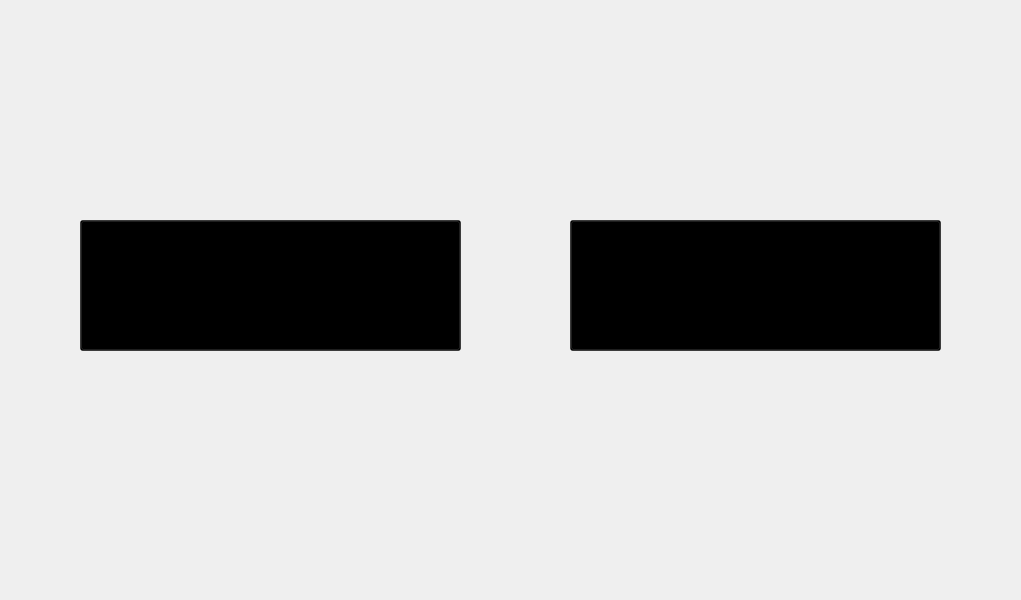
<?xml version="1.0" encoding="UTF-8"?>
<ui version="4.0">
 <class>Form</class>
 <widget class="QWidget" name="Form">
  <property name="enabled">
   <bool>true</bool>
  </property>
  <property name="geometry">
   <rect>
    <x>0</x>
    <y>0</y>
    <width>1021</width>
    <height>600</height>
   </rect>
  </property>
  <property name="windowTitle">
   <string>Form</string>
  </property>
  <widget class="QStackedWidget" name="stackedWidget">
   <property name="geometry">
    <rect>
     <x>0</x>
     <y>0</y>
     <width>1024</width>
     <height>600</height>
    </rect>
   </property>
   <property name="currentIndex">
    <number>2</number>
   </property>
   <widget class="QWidget" name="page">
    <widget class="QLabel" name="label_bg1">
     <property name="geometry">
      <rect>
       <x>0</x>
       <y>0</y>
       <width>1024</width>
       <height>600</height>
      </rect>
     </property>
     <property name="text">
      <string/>
     </property>
     <property name="pixmap">
      <pixmap>1.gif</pixmap>
     </property>
     <property name="scaledContents">
      <bool>true</bool>
     </property>
    </widget>
    <widget class="QPushButton" name="Button_01">
     <property name="geometry">
      <rect>
       <x>0</x>
       <y>0</y>
       <width>1024</width>
       <height>600</height>
      </rect>
     </property>
     <property name="styleSheet">
      <string notr="true">
background-color : rgba(0, 0, 0, 50%)</string>
     </property>
     <property name="text">
      <string/>
     </property>
    </widget>
   </widget>
   <widget class="QWidget" name="page_2">
    <widget class="QLabel" name="label_bg2">
     <property name="geometry">
      <rect>
       <x>0</x>
       <y>0</y>
       <width>1021</width>
       <height>601</height>
      </rect>
     </property>
     <property name="text">
      <string/>
     </property>
     <property name="pixmap">
      <pixmap>02.jpg</pixmap>
     </property>
     <property name="scaledContents">
      <bool>true</bool>
     </property>
    </widget>
    <widget class="QPushButton" name="Button_2">
     <property name="geometry">
      <rect>
       <x>760</x>
       <y>480</y>
       <width>201</width>
       <height>61</height>
      </rect>
     </property>
     <property name="styleSheet">
      <string notr="true">
background-color : rgba(0, 0, 0, 50%)</string>
     </property>
     <property name="text">
      <string/>
     </property>
    </widget>
   </widget>
   <widget class="QWidget" name="page_3">
    <widget class="QLabel" name="label_bg3">
     <property name="geometry">
      <rect>
       <x>0</x>
       <y>0</y>
       <width>1021</width>
       <height>601</height>
      </rect>
     </property>
     <property name="text">
      <string/>
     </property>
     <property name="pixmap">
      <pixmap>00.jpg</pixmap>
     </property>
     <property name="scaledContents">
      <bool>true</bool>
     </property>
    </widget>
    <widget class="QPushButton" name="Button_3">
     <property name="geometry">
      <rect>
       <x>80</x>
       <y>220</y>
       <width>381</width>
       <height>131</height>
      </rect>
     </property>
     <property name="styleSheet">
      <string notr="true">
background-color : rgba(0, 0, 0, 50%)</string>
     </property>
     <property name="text">
      <string/>
     </property>
    </widget>
    <widget class="QPushButton" name="Button_4">
     <property name="geometry">
      <rect>
       <x>570</x>
       <y>220</y>
       <width>371</width>
       <height>131</height>
      </rect>
     </property>
     <property name="styleSheet">
      <string notr="true">
background-color : rgba(0, 0, 0, 50%)</string>
     </property>
     <property name="text">
      <string/>
     </property>
    </widget>
   </widget>
   <widget class="QWidget" name="page_4">
    <widget class="QLabel" name="label_bg4">
     <property name="geometry">
      <rect>
       <x>0</x>
       <y>0</y>
       <width>1021</width>
       <height>601</height>
      </rect>
     </property>
     <property name="text">
      <string/>
     </property>
     <property name="pixmap">
      <pixmap>03.gif</pixmap>
     </property>
     <property name="scaledContents">
      <bool>true</bool>
     </property>
    </widget>
    <widget class="QPushButton" name="Button_5">
     <property name="geometry">
      <rect>
       <x>580</x>
       <y>60</y>
       <width>381</width>
       <height>131</height>
      </rect>
     </property>
     <property name="styleSheet">
      <string notr="true">
background-color : rgba(0, 0, 0, 50%)</string>
     </property>
     <property name="text">
      <string/>
     </property>
    </widget>
    <widget class="QPushButton" name="Button_6">
     <property name="geometry">
      <rect>
       <x>590</x>
       <y>410</y>
       <width>381</width>
       <height>131</height>
      </rect>
     </property>
     <property name="styleSheet">
      <string notr="true">
background-color : rgba(0, 0, 0, 50%)</string>
     </property>
     <property name="text">
      <string/>
     </property>
    </widget>
   </widget>
   <widget class="QWidget" name="page_5">
    <widget class="QLabel" name="label_bg5">
     <property name="geometry">
      <rect>
       <x>0</x>
       <y>0</y>
       <width>1021</width>
       <height>601</height>
      </rect>
     </property>
     <property name="text">
      <string/>
     </property>
     <property name="pixmap">
      <pixmap>3161227.jpg</pixmap>
     </property>
     <property name="scaledContents">
      <bool>true</bool>
     </property>
    </widget>
    <widget class="QPushButton" name="Button_7">
     <property name="geometry">
      <rect>
       <x>0</x>
       <y>0</y>
       <width>1024</width>
       <height>600</height>
      </rect>
     </property>
     <property name="styleSheet">
      <string notr="true">
background-color : rgba(0, 0, 0, 50%)</string>
     </property>
     <property name="text">
      <string/>
     </property>
    </widget>
   </widget>
   <widget class="QWidget" name="page_6">
    <widget class="QLabel" name="label_bg6">
     <property name="geometry">
      <rect>
       <x>0</x>
       <y>0</y>
       <width>1021</width>
       <height>601</height>
      </rect>
     </property>
     <property name="text">
      <string/>
     </property>
     <property name="pixmap">
      <pixmap>1.gif</pixmap>
     </property>
     <property name="scaledContents">
      <bool>true</bool>
     </property>
    </widget>
    <widget class="QLabel" name="device_type">
     <property name="geometry">
      <rect>
       <x>250</x>
       <y>140</y>
       <width>161</width>
       <height>41</height>
      </rect>
     </property>
     <property name="whatsThis">
      <string>&lt;html&gt;&lt;head/&gt;&lt;body&gt;&lt;p&gt;&lt;span style=&quot; font-size:22pt;&quot;&gt;Device_type&lt;/span&gt;&lt;/p&gt;&lt;/body&gt;&lt;/html&gt;</string>
     </property>
     <property name="styleSheet">
      <string notr="true">font: 22pt &quot;MS Shell Dlg 2&quot;;</string>
     </property>
     <property name="text">
      <string>Device_type</string>
     </property>
    </widget>
    <widget class="QRadioButton" name="radio_out">
     <property name="geometry">
      <rect>
       <x>140</x>
       <y>240</y>
       <width>81</width>
       <height>51</height>
      </rect>
     </property>
     <property name="acceptDrops">
      <bool>false</bool>
     </property>
     <property name="styleSheet">
      <string notr="true">background-color: rgb(29, 80, 109);
font: 26pt &quot;MS Shell Dlg 2&quot;;</string>
     </property>
     <property name="text">
      <string>Out</string>
     </property>
     <property name="checked">
      <bool>false</bool>
     </property>
    </widget>
    <widget class="QTextBrowser" name="DateandTime">
     <property name="geometry">
      <rect>
       <x>60</x>
       <y>50</y>
       <width>821</width>
       <height>61</height>
      </rect>
     </property>
     <property name="styleSheet">
      <string notr="true">
background-color: rgb(29, 80, 109);</string>
     </property>
     <property name="html">
      <string>&lt;!DOCTYPE HTML PUBLIC &quot;-//W3C//DTD HTML 4.0//EN&quot; &quot;http://www.w3.org/TR/REC-html40/strict.dtd&quot;&gt;
&lt;html&gt;&lt;head&gt;&lt;meta name=&quot;qrichtext&quot; content=&quot;1&quot; /&gt;&lt;style type=&quot;text/css&quot;&gt;
p, li { white-space: pre-wrap; }
&lt;/style&gt;&lt;/head&gt;&lt;body style=&quot; font-family:'MS Shell Dlg 2'; font-size:8.25pt; font-weight:400; font-style:normal;&quot;&gt;
&lt;p style=&quot; margin-top:0px; margin-bottom:0px; margin-left:0px; margin-right:0px; -qt-block-indent:0; text-indent:0px;&quot;&gt;&lt;span style=&quot; font-size:26pt; color:#ffffff;&quot;&gt;01/15/2020      08:40&lt;/span&gt;&lt;/p&gt;&lt;/body&gt;&lt;/html&gt;</string>
     </property>
    </widget>
    <widget class="QTextBrowser" name="device_section">
     <property name="geometry">
      <rect>
       <x>60</x>
       <y>120</y>
       <width>821</width>
       <height>91</height>
      </rect>
     </property>
     <property name="styleSheet">
      <string notr="true">
background-color: rgb(29, 80, 109);</string>
     </property>
     <property name="html">
      <string>&lt;!DOCTYPE HTML PUBLIC &quot;-//W3C//DTD HTML 4.0//EN&quot; &quot;http://www.w3.org/TR/REC-html40/strict.dtd&quot;&gt;
&lt;html&gt;&lt;head&gt;&lt;meta name=&quot;qrichtext&quot; content=&quot;1&quot; /&gt;&lt;style type=&quot;text/css&quot;&gt;
p, li { white-space: pre-wrap; }
&lt;/style&gt;&lt;/head&gt;&lt;body style=&quot; font-family:'MS Shell Dlg 2'; font-size:8.25pt; font-weight:400; font-style:normal;&quot;&gt;
&lt;p style=&quot;-qt-paragraph-type:empty; margin-top:0px; margin-bottom:0px; margin-left:0px; margin-right:0px; -qt-block-indent:0; text-indent:0px;&quot;&gt;&lt;br /&gt;&lt;/p&gt;
&lt;p style=&quot; margin-top:0px; margin-bottom:0px; margin-left:0px; margin-right:0px; -qt-block-indent:0; text-indent:0px;&quot;&gt;&lt;span style=&quot; font-size:22pt; color:#ffffff;&quot;&gt;Device Type&lt;/span&gt;&lt;/p&gt;&lt;/body&gt;&lt;/html&gt;</string>
     </property>
    </widget>
    <widget class="QLabel" name="Emp_name">
     <property name="geometry">
      <rect>
       <x>520</x>
       <y>130</y>
       <width>241</width>
       <height>61</height>
      </rect>
     </property>
     <property name="styleSheet">
      <string notr="true">font: 28pt &quot;MS Shell Dlg 2&quot;;
</string>
     </property>
     <property name="text">
      <string>Emp_Name</string>
     </property>
     <property name="scaledContents">
      <bool>false</bool>
     </property>
     <property name="alignment">
      <set>Qt::AlignLeading|Qt::AlignLeft|Qt::AlignVCenter</set>
     </property>
     <property name="indent">
      <number>0</number>
     </property>
    </widget>
    <widget class="QRadioButton" name="radio_in">
     <property name="geometry">
      <rect>
       <x>60</x>
       <y>240</y>
       <width>81</width>
       <height>51</height>
      </rect>
     </property>
     <property name="acceptDrops">
      <bool>false</bool>
     </property>
     <property name="styleSheet">
      <string notr="true">background-color: rgb(29, 80, 109);
font: 26pt &quot;MS Shell Dlg 2&quot;;</string>
     </property>
     <property name="text">
      <string>In</string>
     </property>
     <property name="checked">
      <bool>false</bool>
     </property>
    </widget>
    <widget class="QTextBrowser" name="Dept">
     <property name="geometry">
      <rect>
       <x>460</x>
       <y>220</y>
       <width>331</width>
       <height>81</height>
      </rect>
     </property>
     <property name="styleSheet">
      <string notr="true">background-color: rgb(0, 0, 0);</string>
     </property>
     <property name="html">
      <string>&lt;!DOCTYPE HTML PUBLIC &quot;-//W3C//DTD HTML 4.0//EN&quot; &quot;http://www.w3.org/TR/REC-html40/strict.dtd&quot;&gt;
&lt;html&gt;&lt;head&gt;&lt;meta name=&quot;qrichtext&quot; content=&quot;1&quot; /&gt;&lt;style type=&quot;text/css&quot;&gt;
p, li { white-space: pre-wrap; }
&lt;/style&gt;&lt;/head&gt;&lt;body style=&quot; font-family:'MS Shell Dlg 2'; font-size:8.25pt; font-weight:400; font-style:normal;&quot;&gt;
&lt;p style=&quot; margin-top:0px; margin-bottom:0px; margin-left:0px; margin-right:0px; -qt-block-indent:0; text-indent:0px;&quot;&gt;&lt;span style=&quot; font-size:22pt; color:#ffffff;&quot;&gt;Dept  : Accounting &lt;/span&gt;&lt;/p&gt;&lt;/body&gt;&lt;/html&gt;</string>
     </property>
    </widget>
    <widget class="QTextBrowser" name="Emp_section">
     <property name="geometry">
      <rect>
       <x>40</x>
       <y>340</y>
       <width>821</width>
       <height>211</height>
      </rect>
     </property>
     <property name="styleSheet">
      <string notr="true">
background-color: rgb(29, 80, 109);</string>
     </property>
     <property name="html">
      <string>&lt;!DOCTYPE HTML PUBLIC &quot;-//W3C//DTD HTML 4.0//EN&quot; &quot;http://www.w3.org/TR/REC-html40/strict.dtd&quot;&gt;
&lt;html&gt;&lt;head&gt;&lt;meta name=&quot;qrichtext&quot; content=&quot;1&quot; /&gt;&lt;style type=&quot;text/css&quot;&gt;
p, li { white-space: pre-wrap; }
&lt;/style&gt;&lt;/head&gt;&lt;body style=&quot; font-family:'MS Shell Dlg 2'; font-size:8.25pt; font-weight:400; font-style:normal;&quot;&gt;
&lt;p style=&quot;-qt-paragraph-type:empty; margin-top:0px; margin-bottom:0px; margin-left:0px; margin-right:0px; -qt-block-indent:0; text-indent:0px;&quot;&gt;&lt;br /&gt;&lt;/p&gt;&lt;/body&gt;&lt;/html&gt;</string>
     </property>
    </widget>
    <widget class="QLabel" name="label">
     <property name="geometry">
      <rect>
       <x>60</x>
       <y>370</y>
       <width>151</width>
       <height>151</height>
      </rect>
     </property>
     <property name="text">
      <string/>
     </property>
     <property name="pixmap">
      <pixmap>users-vector-icon-png_260862.jpg</pixmap>
     </property>
     <property name="scaledContents">
      <bool>true</bool>
     </property>
    </widget>
    <widget class="QLabel" name="Emp_message">
     <property name="geometry">
      <rect>
       <x>280</x>
       <y>440</y>
       <width>321</width>
       <height>71</height>
      </rect>
     </property>
     <property name="styleSheet">
      <string notr="true">font: 28pt &quot;MS Shell Dlg 2&quot;;
</string>
     </property>
     <property name="text">
      <string>Emp_Message</string>
     </property>
     <property name="scaledContents">
      <bool>false</bool>
     </property>
     <property name="alignment">
      <set>Qt::AlignLeading|Qt::AlignLeft|Qt::AlignVCenter</set>
     </property>
     <property name="indent">
      <number>0</number>
     </property>
    </widget>
    <widget class="QPushButton" name="Button_8">
     <property name="geometry">
      <rect>
       <x>0</x>
       <y>0</y>
       <width>1024</width>
       <height>600</height>
      </rect>
     </property>
     <property name="styleSheet">
      <string notr="true">
background-color : rgba(0, 0, 0, 50%)</string>
     </property>
     <property name="text">
      <string/>
     </property>
    </widget>
   </widget>
   <widget class="QWidget" name="page_7">
    <widget class="QLabel" name="label_bg7">
     <property name="geometry">
      <rect>
       <x>0</x>
       <y>0</y>
       <width>1021</width>
       <height>601</height>
      </rect>
     </property>
     <property name="text">
      <string/>
     </property>
     <property name="pixmap">
      <pixmap>05.gif</pixmap>
     </property>
     <property name="scaledContents">
      <bool>true</bool>
     </property>
    </widget>
    <widget class="QPushButton" name="Button_9">
     <property name="geometry">
      <rect>
       <x>0</x>
       <y>0</y>
       <width>1024</width>
       <height>600</height>
      </rect>
     </property>
     <property name="styleSheet">
      <string notr="true">
background-color : rgba(0, 0, 0, 50%)</string>
     </property>
     <property name="text">
      <string/>
     </property>
    </widget>
   </widget>
   <widget class="QWidget" name="page_8">
    <widget class="QLabel" name="label_bg8">
     <property name="geometry">
      <rect>
       <x>0</x>
       <y>0</y>
       <width>1021</width>
       <height>601</height>
      </rect>
     </property>
     <property name="text">
      <string/>
     </property>
     <property name="pixmap">
      <pixmap>1.gif</pixmap>
     </property>
     <property name="scaledContents">
      <bool>true</bool>
     </property>
    </widget>
    <widget class="QTextBrowser" name="Emp_section_2">
     <property name="geometry">
      <rect>
       <x>70</x>
       <y>340</y>
       <width>821</width>
       <height>211</height>
      </rect>
     </property>
     <property name="styleSheet">
      <string notr="true">
background-color: rgb(29, 80, 109);</string>
     </property>
     <property name="html">
      <string>&lt;!DOCTYPE HTML PUBLIC &quot;-//W3C//DTD HTML 4.0//EN&quot; &quot;http://www.w3.org/TR/REC-html40/strict.dtd&quot;&gt;
&lt;html&gt;&lt;head&gt;&lt;meta name=&quot;qrichtext&quot; content=&quot;1&quot; /&gt;&lt;style type=&quot;text/css&quot;&gt;
p, li { white-space: pre-wrap; }
&lt;/style&gt;&lt;/head&gt;&lt;body style=&quot; font-family:'MS Shell Dlg 2'; font-size:8.25pt; font-weight:400; font-style:normal;&quot;&gt;
&lt;p style=&quot;-qt-paragraph-type:empty; margin-top:0px; margin-bottom:0px; margin-left:0px; margin-right:0px; -qt-block-indent:0; text-indent:0px;&quot;&gt;&lt;br /&gt;&lt;/p&gt;&lt;/body&gt;&lt;/html&gt;</string>
     </property>
    </widget>
    <widget class="QRadioButton" name="radio_out_2">
     <property name="geometry">
      <rect>
       <x>170</x>
       <y>240</y>
       <width>81</width>
       <height>51</height>
      </rect>
     </property>
     <property name="acceptDrops">
      <bool>false</bool>
     </property>
     <property name="styleSheet">
      <string notr="true">background-color: rgb(29, 80, 109);
font: 26pt &quot;MS Shell Dlg 2&quot;;</string>
     </property>
     <property name="text">
      <string>Out</string>
     </property>
     <property name="checked">
      <bool>false</bool>
     </property>
    </widget>
    <widget class="QLabel" name="Emp_message_2">
     <property name="geometry">
      <rect>
       <x>310</x>
       <y>440</y>
       <width>321</width>
       <height>71</height>
      </rect>
     </property>
     <property name="styleSheet">
      <string notr="true">font: 28pt &quot;MS Shell Dlg 2&quot;;
</string>
     </property>
     <property name="text">
      <string>Emp_Message</string>
     </property>
     <property name="scaledContents">
      <bool>false</bool>
     </property>
     <property name="alignment">
      <set>Qt::AlignLeading|Qt::AlignLeft|Qt::AlignVCenter</set>
     </property>
     <property name="indent">
      <number>0</number>
     </property>
    </widget>
    <widget class="QLabel" name="label_2">
     <property name="geometry">
      <rect>
       <x>90</x>
       <y>370</y>
       <width>151</width>
       <height>151</height>
      </rect>
     </property>
     <property name="text">
      <string/>
     </property>
     <property name="pixmap">
      <pixmap>users-vector-icon-png_260862.jpg</pixmap>
     </property>
     <property name="scaledContents">
      <bool>true</bool>
     </property>
    </widget>
    <widget class="QTextBrowser" name="device_section_2">
     <property name="geometry">
      <rect>
       <x>90</x>
       <y>120</y>
       <width>821</width>
       <height>91</height>
      </rect>
     </property>
     <property name="styleSheet">
      <string notr="true">
background-color: rgb(29, 80, 109);</string>
     </property>
     <property name="html">
      <string>&lt;!DOCTYPE HTML PUBLIC &quot;-//W3C//DTD HTML 4.0//EN&quot; &quot;http://www.w3.org/TR/REC-html40/strict.dtd&quot;&gt;
&lt;html&gt;&lt;head&gt;&lt;meta name=&quot;qrichtext&quot; content=&quot;1&quot; /&gt;&lt;style type=&quot;text/css&quot;&gt;
p, li { white-space: pre-wrap; }
&lt;/style&gt;&lt;/head&gt;&lt;body style=&quot; font-family:'MS Shell Dlg 2'; font-size:8.25pt; font-weight:400; font-style:normal;&quot;&gt;
&lt;p style=&quot;-qt-paragraph-type:empty; margin-top:0px; margin-bottom:0px; margin-left:0px; margin-right:0px; -qt-block-indent:0; text-indent:0px;&quot;&gt;&lt;br /&gt;&lt;/p&gt;
&lt;p style=&quot; margin-top:0px; margin-bottom:0px; margin-left:0px; margin-right:0px; -qt-block-indent:0; text-indent:0px;&quot;&gt;&lt;span style=&quot; font-size:22pt; color:#ffffff;&quot;&gt;Device Type&lt;/span&gt;&lt;/p&gt;&lt;/body&gt;&lt;/html&gt;</string>
     </property>
    </widget>
    <widget class="QTextBrowser" name="DateandTime_2">
     <property name="geometry">
      <rect>
       <x>90</x>
       <y>50</y>
       <width>821</width>
       <height>61</height>
      </rect>
     </property>
     <property name="styleSheet">
      <string notr="true">
background-color: rgb(29, 80, 109);</string>
     </property>
     <property name="html">
      <string>&lt;!DOCTYPE HTML PUBLIC &quot;-//W3C//DTD HTML 4.0//EN&quot; &quot;http://www.w3.org/TR/REC-html40/strict.dtd&quot;&gt;
&lt;html&gt;&lt;head&gt;&lt;meta name=&quot;qrichtext&quot; content=&quot;1&quot; /&gt;&lt;style type=&quot;text/css&quot;&gt;
p, li { white-space: pre-wrap; }
&lt;/style&gt;&lt;/head&gt;&lt;body style=&quot; font-family:'MS Shell Dlg 2'; font-size:8.25pt; font-weight:400; font-style:normal;&quot;&gt;
&lt;p style=&quot; margin-top:0px; margin-bottom:0px; margin-left:0px; margin-right:0px; -qt-block-indent:0; text-indent:0px;&quot;&gt;&lt;span style=&quot; font-size:26pt; color:#ffffff;&quot;&gt;01/15/2020      08:40&lt;/span&gt;&lt;/p&gt;&lt;/body&gt;&lt;/html&gt;</string>
     </property>
    </widget>
    <widget class="QTextBrowser" name="Dept_2">
     <property name="geometry">
      <rect>
       <x>490</x>
       <y>220</y>
       <width>331</width>
       <height>81</height>
      </rect>
     </property>
     <property name="styleSheet">
      <string notr="true">background-color: rgb(0, 0, 0);</string>
     </property>
     <property name="html">
      <string>&lt;!DOCTYPE HTML PUBLIC &quot;-//W3C//DTD HTML 4.0//EN&quot; &quot;http://www.w3.org/TR/REC-html40/strict.dtd&quot;&gt;
&lt;html&gt;&lt;head&gt;&lt;meta name=&quot;qrichtext&quot; content=&quot;1&quot; /&gt;&lt;style type=&quot;text/css&quot;&gt;
p, li { white-space: pre-wrap; }
&lt;/style&gt;&lt;/head&gt;&lt;body style=&quot; font-family:'MS Shell Dlg 2'; font-size:8.25pt; font-weight:400; font-style:normal;&quot;&gt;
&lt;p style=&quot; margin-top:0px; margin-bottom:0px; margin-left:0px; margin-right:0px; -qt-block-indent:0; text-indent:0px;&quot;&gt;&lt;span style=&quot; font-size:22pt; color:#ffffff;&quot;&gt;Dept  : Accounting &lt;/span&gt;&lt;/p&gt;&lt;/body&gt;&lt;/html&gt;</string>
     </property>
    </widget>
    <widget class="QRadioButton" name="radio_in_2">
     <property name="geometry">
      <rect>
       <x>90</x>
       <y>240</y>
       <width>81</width>
       <height>51</height>
      </rect>
     </property>
     <property name="acceptDrops">
      <bool>false</bool>
     </property>
     <property name="styleSheet">
      <string notr="true">background-color: rgb(29, 80, 109);
font: 26pt &quot;MS Shell Dlg 2&quot;;</string>
     </property>
     <property name="text">
      <string>In</string>
     </property>
     <property name="checked">
      <bool>false</bool>
     </property>
    </widget>
    <widget class="QLabel" name="result_Alch">
     <property name="geometry">
      <rect>
       <x>290</x>
       <y>360</y>
       <width>141</width>
       <height>71</height>
      </rect>
     </property>
     <property name="styleSheet">
      <string notr="true">background-color: rgb(85, 255, 0);</string>
     </property>
     <property name="text">
      <string/>
     </property>
    </widget>
    <widget class="QLabel" name="result_temp">
     <property name="geometry">
      <rect>
       <x>460</x>
       <y>360</y>
       <width>161</width>
       <height>71</height>
      </rect>
     </property>
     <property name="styleSheet">
      <string notr="true">background-color: rgb(170, 170, 170);</string>
     </property>
     <property name="text">
      <string/>
     </property>
    </widget>
    <widget class="QPushButton" name="Button_10">
     <property name="geometry">
      <rect>
       <x>-10</x>
       <y>0</y>
       <width>1024</width>
       <height>600</height>
      </rect>
     </property>
     <property name="styleSheet">
      <string notr="true">
background-color : rgba(0, 0, 0, 50%)</string>
     </property>
     <property name="text">
      <string/>
     </property>
    </widget>
   </widget>
   <widget class="QWidget" name="page_9">
    <widget class="QLabel" name="label_bg9">
     <property name="geometry">
      <rect>
       <x>0</x>
       <y>0</y>
       <width>1021</width>
       <height>601</height>
      </rect>
     </property>
     <property name="text">
      <string/>
     </property>
     <property name="pixmap">
      <pixmap>1.gif</pixmap>
     </property>
     <property name="scaledContents">
      <bool>true</bool>
     </property>
    </widget>
    <widget class="QLabel" name="message">
     <property name="geometry">
      <rect>
       <x>170</x>
       <y>180</y>
       <width>731</width>
       <height>251</height>
      </rect>
     </property>
     <property name="whatsThis">
      <string>&lt;html&gt;&lt;head/&gt;&lt;body&gt;&lt;p&gt;&lt;span style=&quot; color:#ffffff;&quot;&gt;กรุณาล้างมือด้วย&lt;/span&gt;&lt;/p&gt;&lt;p&gt;&lt;span style=&quot; color:#ffffff;&quot;&gt;แอลกอฮอล์ด้านล่าง&lt;/span&gt;&lt;/p&gt;&lt;/body&gt;&lt;/html&gt;</string>
     </property>
     <property name="styleSheet">
      <string notr="true">color: rgb(255, 255, 255);
font: 36pt &quot;MS Shell Dlg 2&quot;;</string>
     </property>
     <property name="text">
      <string>กรุณาล้างมือด้วยแอลกอฮอลข้างล่าง</string>
     </property>
     <property name="scaledContents">
      <bool>false</bool>
     </property>
    </widget>
    <widget class="QPushButton" name="Button_11">
     <property name="geometry">
      <rect>
       <x>-10</x>
       <y>0</y>
       <width>1024</width>
       <height>600</height>
      </rect>
     </property>
     <property name="styleSheet">
      <string notr="true">
background-color : rgba(0, 0, 0, 50%)</string>
     </property>
     <property name="text">
      <string/>
     </property>
    </widget>
   </widget>
   <widget class="QWidget" name="page_10">
    <widget class="QLabel" name="label_bg10">
     <property name="geometry">
      <rect>
       <x>0</x>
       <y>0</y>
       <width>1021</width>
       <height>601</height>
      </rect>
     </property>
     <property name="text">
      <string/>
     </property>
     <property name="pixmap">
      <pixmap>1.gif</pixmap>
     </property>
     <property name="scaledContents">
      <bool>true</bool>
     </property>
    </widget>
    <widget class="QTextBrowser" name="DateandTime_3">
     <property name="geometry">
      <rect>
       <x>40</x>
       <y>50</y>
       <width>821</width>
       <height>61</height>
      </rect>
     </property>
     <property name="styleSheet">
      <string notr="true">
background-color: rgb(29, 80, 109);</string>
     </property>
     <property name="html">
      <string>&lt;!DOCTYPE HTML PUBLIC &quot;-//W3C//DTD HTML 4.0//EN&quot; &quot;http://www.w3.org/TR/REC-html40/strict.dtd&quot;&gt;
&lt;html&gt;&lt;head&gt;&lt;meta name=&quot;qrichtext&quot; content=&quot;1&quot; /&gt;&lt;style type=&quot;text/css&quot;&gt;
p, li { white-space: pre-wrap; }
&lt;/style&gt;&lt;/head&gt;&lt;body style=&quot; font-family:'MS Shell Dlg 2'; font-size:8.25pt; font-weight:400; font-style:normal;&quot;&gt;
&lt;p style=&quot; margin-top:0px; margin-bottom:0px; margin-left:0px; margin-right:0px; -qt-block-indent:0; text-indent:0px;&quot;&gt;&lt;span style=&quot; font-size:26pt; color:#ffffff;&quot;&gt;01/15/2020      08:40&lt;/span&gt;&lt;/p&gt;&lt;/body&gt;&lt;/html&gt;</string>
     </property>
    </widget>
    <widget class="QRadioButton" name="radio_in_3">
     <property name="geometry">
      <rect>
       <x>40</x>
       <y>240</y>
       <width>81</width>
       <height>51</height>
      </rect>
     </property>
     <property name="acceptDrops">
      <bool>false</bool>
     </property>
     <property name="styleSheet">
      <string notr="true">background-color: rgb(29, 80, 109);
font: 26pt &quot;MS Shell Dlg 2&quot;;</string>
     </property>
     <property name="text">
      <string>In</string>
     </property>
     <property name="checked">
      <bool>false</bool>
     </property>
    </widget>
    <widget class="QLabel" name="PASS">
     <property name="geometry">
      <rect>
       <x>240</x>
       <y>210</y>
       <width>241</width>
       <height>121</height>
      </rect>
     </property>
     <property name="whatsThis">
      <string>&lt;html&gt;&lt;head/&gt;&lt;body&gt;&lt;p&gt;&lt;span style=&quot; color:#55ff7f;&quot;&gt;PASS&lt;/span&gt;&lt;/p&gt;&lt;/body&gt;&lt;/html&gt;</string>
     </property>
     <property name="styleSheet">
      <string notr="true">color: rgb(85, 255, 0);
font: 48pt &quot;MS Shell Dlg 2&quot;;
</string>
     </property>
     <property name="text">
      <string>Pass</string>
     </property>
    </widget>
    <widget class="QTextBrowser" name="dept">
     <property name="geometry">
      <rect>
       <x>460</x>
       <y>230</y>
       <width>331</width>
       <height>81</height>
      </rect>
     </property>
     <property name="styleSheet">
      <string notr="true">background-color: rgb(0, 0, 0);</string>
     </property>
     <property name="html">
      <string>&lt;!DOCTYPE HTML PUBLIC &quot;-//W3C//DTD HTML 4.0//EN&quot; &quot;http://www.w3.org/TR/REC-html40/strict.dtd&quot;&gt;
&lt;html&gt;&lt;head&gt;&lt;meta name=&quot;qrichtext&quot; content=&quot;1&quot; /&gt;&lt;style type=&quot;text/css&quot;&gt;
p, li { white-space: pre-wrap; }
&lt;/style&gt;&lt;/head&gt;&lt;body style=&quot; font-family:'MS Shell Dlg 2'; font-size:8.25pt; font-weight:400; font-style:normal;&quot;&gt;
&lt;p style=&quot; margin-top:0px; margin-bottom:0px; margin-left:0px; margin-right:0px; -qt-block-indent:0; text-indent:0px;&quot;&gt;&lt;span style=&quot; font-size:22pt; color:#ffffff;&quot;&gt;Dept  : Accounting &lt;/span&gt;&lt;/p&gt;&lt;/body&gt;&lt;/html&gt;</string>
     </property>
    </widget>
    <widget class="QTextBrowser" name="device_section_3">
     <property name="geometry">
      <rect>
       <x>40</x>
       <y>130</y>
       <width>821</width>
       <height>91</height>
      </rect>
     </property>
     <property name="styleSheet">
      <string notr="true">
background-color: rgb(29, 80, 109);</string>
     </property>
     <property name="html">
      <string>&lt;!DOCTYPE HTML PUBLIC &quot;-//W3C//DTD HTML 4.0//EN&quot; &quot;http://www.w3.org/TR/REC-html40/strict.dtd&quot;&gt;
&lt;html&gt;&lt;head&gt;&lt;meta name=&quot;qrichtext&quot; content=&quot;1&quot; /&gt;&lt;style type=&quot;text/css&quot;&gt;
p, li { white-space: pre-wrap; }
&lt;/style&gt;&lt;/head&gt;&lt;body style=&quot; font-family:'MS Shell Dlg 2'; font-size:8.25pt; font-weight:400; font-style:normal;&quot;&gt;
&lt;p style=&quot;-qt-paragraph-type:empty; margin-top:0px; margin-bottom:0px; margin-left:0px; margin-right:0px; -qt-block-indent:0; text-indent:0px;&quot;&gt;&lt;br /&gt;&lt;/p&gt;
&lt;p style=&quot; margin-top:0px; margin-bottom:0px; margin-left:0px; margin-right:0px; -qt-block-indent:0; text-indent:0px;&quot;&gt;&lt;span style=&quot; font-size:22pt; color:#ffffff;&quot;&gt;Device Type&lt;/span&gt;&lt;/p&gt;&lt;/body&gt;&lt;/html&gt;</string>
     </property>
    </widget>
    <widget class="QRadioButton" name="radio_out_3">
     <property name="geometry">
      <rect>
       <x>120</x>
       <y>240</y>
       <width>81</width>
       <height>51</height>
      </rect>
     </property>
     <property name="acceptDrops">
      <bool>false</bool>
     </property>
     <property name="styleSheet">
      <string notr="true">background-color: rgb(29, 80, 109);
font: 26pt &quot;MS Shell Dlg 2&quot;;</string>
     </property>
     <property name="text">
      <string>Out</string>
     </property>
     <property name="checked">
      <bool>false</bool>
     </property>
    </widget>
    <widget class="QTextBrowser" name="emp_section">
     <property name="geometry">
      <rect>
       <x>40</x>
       <y>330</y>
       <width>821</width>
       <height>211</height>
      </rect>
     </property>
     <property name="styleSheet">
      <string notr="true">
background-color: rgb(29, 80, 109);</string>
     </property>
     <property name="html">
      <string>&lt;!DOCTYPE HTML PUBLIC &quot;-//W3C//DTD HTML 4.0//EN&quot; &quot;http://www.w3.org/TR/REC-html40/strict.dtd&quot;&gt;
&lt;html&gt;&lt;head&gt;&lt;meta name=&quot;qrichtext&quot; content=&quot;1&quot; /&gt;&lt;style type=&quot;text/css&quot;&gt;
p, li { white-space: pre-wrap; }
&lt;/style&gt;&lt;/head&gt;&lt;body style=&quot; font-family:'MS Shell Dlg 2'; font-size:8.25pt; font-weight:400; font-style:normal;&quot;&gt;
&lt;p style=&quot;-qt-paragraph-type:empty; margin-top:0px; margin-bottom:0px; margin-left:0px; margin-right:0px; -qt-block-indent:0; text-indent:0px;&quot;&gt;&lt;br /&gt;&lt;/p&gt;&lt;/body&gt;&lt;/html&gt;</string>
     </property>
    </widget>
    <widget class="QLabel" name="result_temp_2">
     <property name="geometry">
      <rect>
       <x>410</x>
       <y>350</y>
       <width>161</width>
       <height>71</height>
      </rect>
     </property>
     <property name="styleSheet">
      <string notr="true">background-color: rgb(170, 170, 170);</string>
     </property>
     <property name="text">
      <string/>
     </property>
    </widget>
    <widget class="QLabel" name="result_alch">
     <property name="geometry">
      <rect>
       <x>240</x>
       <y>350</y>
       <width>141</width>
       <height>71</height>
      </rect>
     </property>
     <property name="styleSheet">
      <string notr="true">background-color: rgb(85, 255, 0);</string>
     </property>
     <property name="text">
      <string/>
     </property>
    </widget>
    <widget class="QLabel" name="emp_message">
     <property name="geometry">
      <rect>
       <x>240</x>
       <y>440</y>
       <width>321</width>
       <height>71</height>
      </rect>
     </property>
     <property name="styleSheet">
      <string notr="true">font: 28pt &quot;MS Shell Dlg 2&quot;;
</string>
     </property>
     <property name="text">
      <string>Emp_Message</string>
     </property>
     <property name="scaledContents">
      <bool>false</bool>
     </property>
     <property name="alignment">
      <set>Qt::AlignLeading|Qt::AlignLeft|Qt::AlignVCenter</set>
     </property>
     <property name="indent">
      <number>0</number>
     </property>
    </widget>
    <widget class="QLabel" name="label_3">
     <property name="geometry">
      <rect>
       <x>60</x>
       <y>360</y>
       <width>161</width>
       <height>151</height>
      </rect>
     </property>
     <property name="text">
      <string/>
     </property>
     <property name="pixmap">
      <pixmap>users-vector-icon-png_260862.jpg</pixmap>
     </property>
     <property name="scaledContents">
      <bool>true</bool>
     </property>
    </widget>
    <widget class="QPushButton" name="Button_12">
     <property name="geometry">
      <rect>
       <x>0</x>
       <y>0</y>
       <width>1024</width>
       <height>600</height>
      </rect>
     </property>
     <property name="styleSheet">
      <string notr="true">
background-color : rgba(0, 0, 0, 50%)</string>
     </property>
     <property name="text">
      <string/>
     </property>
    </widget>
   </widget>
  </widget>
 </widget>
 <resources/>
 <connections/>
</ui>
